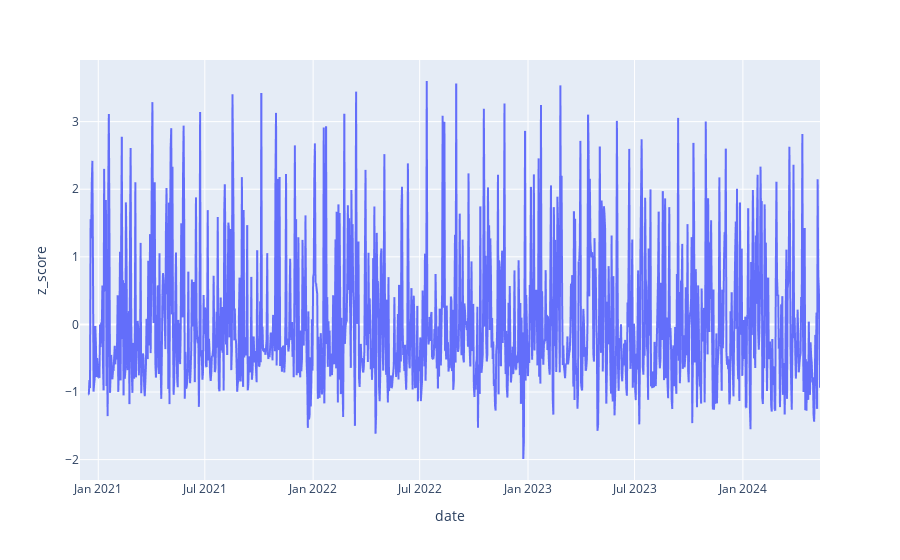

The code cell stored with this chart in its notebook:
### Code cell
df['sma'] = df['staking_inflow_total'].rolling(window=15).mean()
    # rolling std
df['rolling_std'] = df['staking_inflow_total'].rolling(window=15).std()
    # zscore = (closeprice - mean) / std
df['z_score'] = (df['staking_inflow_total'] - df['sma']) / df['rolling_std']
    
fig = px.line(data_frame=df, x='date', y='z_score')
fig.show()

### Figure 1 — Plotly figure (JSON) as saved in the notebook; plotly's stock layout.template omitted (floating-point values rounded to 4 significant figures; data arrays with more than 128 entries replaced by an {"elided": "..."} marker saying what was removed)
{"data": [{"hovertemplate": "date=%{x}<br>z_score=%{y}<extra></extra>", "legendgroup": "", "line": {"color": "#636efa", "dash": "solid"}, "marker": {"symbol": "circle"}, "mode": "lines", "name": "", "showlegend": false, "type": "scattergl", "x": {"elided": "1258 str values"}, "xaxis": "x", "y": {"elided": "1258 float values"}, "yaxis": "y"}], "layout": {"legend": {"tracegroupgap": 0}, "margin": {"t": 60}, "xaxis": {"anchor": "y", "domain": [0, 1], "title": {"text": "date"}}, "yaxis": {"anchor": "x", "domain": [0, 1], "title": {"text": "z_score"}}}}
